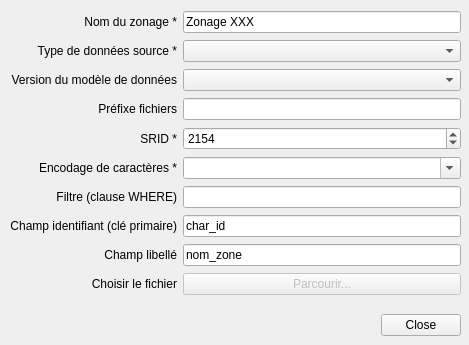
<?xml version="1.0" encoding="UTF-8"?>
<ui version="4.0">
 <class>Dialog</class>
 <widget class="QDialog" name="Dialog">
  <property name="geometry">
   <rect>
    <x>0</x>
    <y>0</y>
    <width>469</width>
    <height>345</height>
   </rect>
  </property>
  <property name="windowTitle">
   <string>Importer des données de zonage</string>
  </property>
  <widget class="QWidget" name="layoutWidget">
   <property name="geometry">
    <rect>
     <x>10</x>
     <y>10</y>
     <width>451</width>
     <height>291</height>
    </rect>
   </property>
   <layout class="QGridLayout" name="gridLayout">
    <item row="4" column="1">
     <widget class="QSpinBox" name="spinBoxSRID">
      <property name="maximum">
       <number>9999</number>
      </property>
      <property name="value">
       <number>2154</number>
      </property>
     </widget>
    </item>
    <item row="0" column="1">
     <widget class="QLineEdit" name="lineEditSourceName">
      <property name="text">
       <string>Zonage XXX</string>
      </property>
     </widget>
    </item>
    <item row="0" column="0">
     <widget class="QLabel" name="label_3">
      <property name="text">
       <string>Nom du zonage *</string>
      </property>
      <property name="alignment">
       <set>Qt::AlignRight|Qt::AlignTrailing|Qt::AlignVCenter</set>
      </property>
     </widget>
    </item>
    <item row="1" column="0">
     <widget class="QLabel" name="label_2">
      <property name="text">
       <string>Type de données source *</string>
      </property>
      <property name="alignment">
       <set>Qt::AlignRight|Qt::AlignTrailing|Qt::AlignVCenter</set>
      </property>
     </widget>
    </item>
    <item row="3" column="0">
     <widget class="QLabel" name="label_8">
      <property name="text">
       <string>Préfixe fichiers</string>
      </property>
      <property name="alignment">
       <set>Qt::AlignRight|Qt::AlignTrailing|Qt::AlignVCenter</set>
      </property>
     </widget>
    </item>
    <item row="2" column="1">
     <widget class="QComboBox" name="comboBoxFormatVersion"/>
    </item>
    <item row="2" column="0">
     <widget class="QLabel" name="label_7">
      <property name="text">
       <string>Version du modèle de données</string>
      </property>
      <property name="alignment">
       <set>Qt::AlignRight|Qt::AlignTrailing|Qt::AlignVCenter</set>
      </property>
     </widget>
    </item>
    <item row="3" column="1">
     <widget class="QLineEdit" name="lineEditPrefix"/>
    </item>
    <item row="5" column="1">
     <widget class="QComboBox" name="comboBoxEncoding">
      <property name="editable">
       <bool>true</bool>
      </property>
     </widget>
    </item>
    <item row="5" column="0">
     <widget class="QLabel" name="label_9">
      <property name="text">
       <string>Encodage de caractères *</string>
      </property>
      <property name="alignment">
       <set>Qt::AlignRight|Qt::AlignTrailing|Qt::AlignVCenter</set>
      </property>
     </widget>
    </item>
    <item row="6" column="0">
     <widget class="QLabel" name="labelFilter">
      <property name="text">
       <string>Filtre (clause WHERE)</string>
      </property>
      <property name="alignment">
       <set>Qt::AlignRight|Qt::AlignTrailing|Qt::AlignVCenter</set>
      </property>
     </widget>
    </item>
    <item row="6" column="1">
     <widget class="QLineEdit" name="lineEditFilter"/>
    </item>
    <item row="7" column="1">
     <widget class="QLineEdit" name="lineEditAreasID">
      <property name="text">
       <string>char_id</string>
      </property>
     </widget>
    </item>
    <item row="8" column="1">
     <widget class="QLineEdit" name="lineEditAreasLib">
      <property name="text">
       <string>nom_zone</string>
      </property>
     </widget>
    </item>
    <item row="7" column="0">
     <widget class="QLabel" name="label_4">
      <property name="text">
       <string>Champ identifiant (clé primaire)</string>
      </property>
      <property name="alignment">
       <set>Qt::AlignRight|Qt::AlignTrailing|Qt::AlignVCenter</set>
      </property>
     </widget>
    </item>
    <item row="9" column="1">
     <widget class="QPushButton" name="pushButtonChoose">
      <property name="enabled">
       <bool>false</bool>
      </property>
      <property name="sizePolicy">
       <sizepolicy hsizetype="Expanding" vsizetype="Fixed">
        <horstretch>0</horstretch>
        <verstretch>0</verstretch>
       </sizepolicy>
      </property>
      <property name="text">
       <string>Parcourir...</string>
      </property>
     </widget>
    </item>
    <item row="8" column="0">
     <widget class="QLabel" name="label_5">
      <property name="text">
       <string>Champ libellé</string>
      </property>
      <property name="alignment">
       <set>Qt::AlignRight|Qt::AlignTrailing|Qt::AlignVCenter</set>
      </property>
     </widget>
    </item>
    <item row="4" column="0">
     <widget class="QLabel" name="label">
      <property name="text">
       <string>SRID *</string>
      </property>
      <property name="alignment">
       <set>Qt::AlignRight|Qt::AlignTrailing|Qt::AlignVCenter</set>
      </property>
     </widget>
    </item>
    <item row="9" column="0">
     <widget class="QLabel" name="label_6">
      <property name="text">
       <string>Choisir le fichier</string>
      </property>
      <property name="alignment">
       <set>Qt::AlignRight|Qt::AlignTrailing|Qt::AlignVCenter</set>
      </property>
     </widget>
    </item>
    <item row="1" column="1">
     <widget class="QComboBox" name="comboBoxFormat"/>
    </item>
   </layout>
  </widget>
  <widget class="QDialogButtonBox" name="buttonBox">
   <property name="geometry">
    <rect>
     <x>380</x>
     <y>310</y>
     <width>81</width>
     <height>31</height>
    </rect>
   </property>
   <property name="standardButtons">
    <set>QDialogButtonBox::Close</set>
   </property>
  </widget>
 </widget>
 <resources/>
 <connections/>
</ui>
